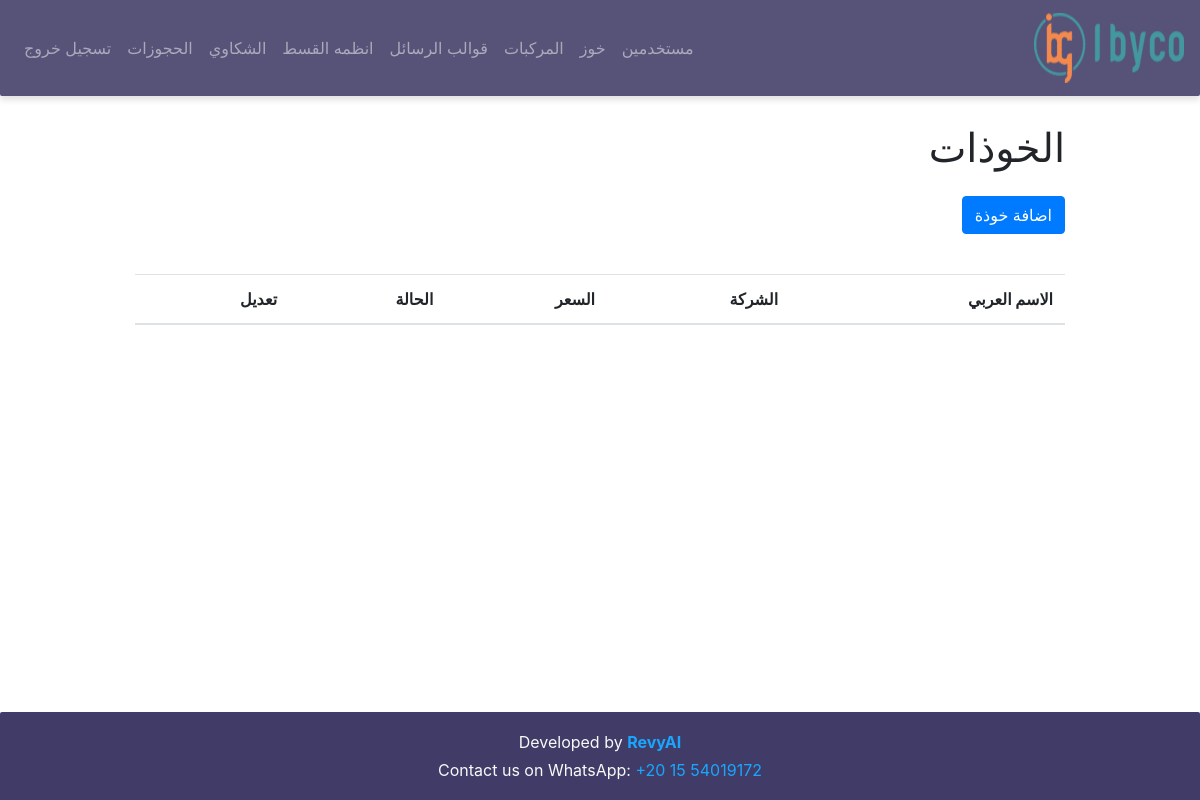
/helmets (signed in), run on an earlier commit of the app's database.
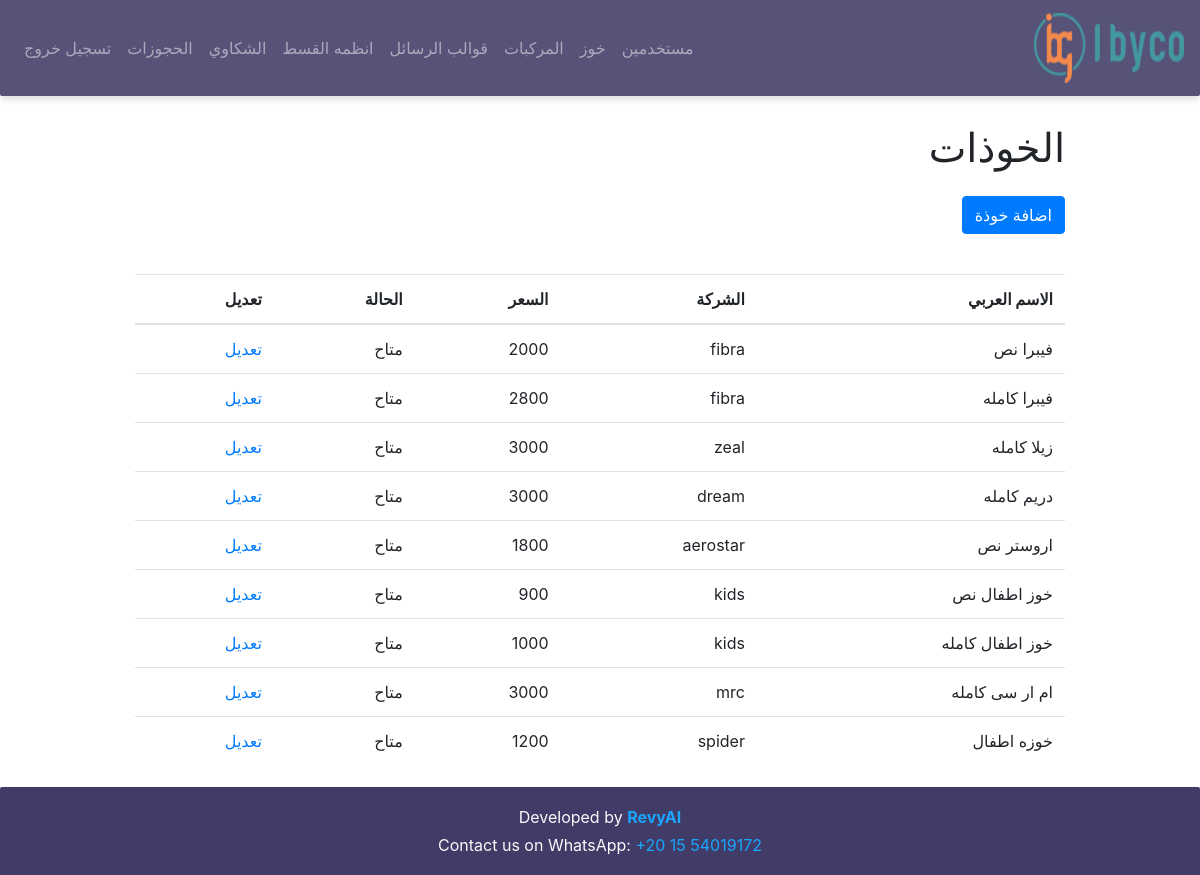
And on a later commit of the database.
### models/models.py (models this page shows)
class Helmets(db.Model):
    __tablename__ = "helmets"
    id = db.Column(db.Integer, primary_key=True)
    english_name = db.Column(db.String(40))
    arabic_name = db.Column(db.String(40))
    company = db.Column(db.String(40))
    price = db.Column(db.Integer)
    helmet_type = db.Column(db.String(40))
    colors = db.Column(db.String(100))
    notes = db.Column(db.String(100))
    is_available = db.Column(db.Boolean, default=True)
    status = db.Column(db.String(40)) # (new or used)
    img_url = db.Column(db.String(200))

### app.py (the view)
@app.route('/helmets')
@login_required
def helmets():
    helmets_list = HelmetServices.get_helmets()
    return render_template("helmets.html", helmets=helmets_list)

### app.py (called while the page is built)
@login_manager.user_loader
def load_user(user_id):
    return Users.query.get(int(user_id))

### dashboard_services/helmet_services.py (called while the page is built)
    @staticmethod
    def get_helmets():
        return Helmets.query.all()

### templates/helmets.html (shortened to what this page needs)
{% extends 'base.html' %}
{% block content %}
<h1 class="mt-4">الخوذات</h1>
<a class="btn btn-primary mt-3 mb-3" href="{{ url_for('new_helmet') }}">
اضافة خوذة
</a>
<table class="table mt-4">
<thead>
<tr>
<th>الاسم العربي</th>
<th>الشركة</th>
<th>السعر</th>
<th>الحالة</th>
<th>تعديل</th>
</tr>
</thead>
<tbody>
{% for helmet in helmets %}
<tr>
<td>{{ helmet.arabic_name }}</td>
<td>{{ helmet.company }}</td>
<td>{{ helmet.price }}</td>
<td>{{ helmet.status }}</td>
<td>
<a href="{{ url_for('edit_helmet', helmet_id=helmet.id) }}">
تعديل
</a>
</td>
</tr>
{% endfor %}
</tbody>
</table>
{% endblock %}

### templates/base.html (shortened to what this page needs)
<!DOCTYPE html>
<html lang="ar" dir="rtl">
<head>
    <link rel="stylesheet" href="{{ url_for('static', filename='css/bootstrap.min.css') }}">
</head>
<body>
<nav class="navbar navbar-expand-md navbar-dark bg-dark fixed-top">
    <a class="navbar-brand" href="#"><img src="{{ url_for('static', filename='images/logo-150x58.png') }}" alt="Dental Clinic" width="150" height="70"></a>
    <div class="collapse navbar-collapse" id="navbarNav">
        <ul class="navbar-nav ml-auto">
            {% if current_user.is_authenticated %}
                <li class="nav-item">
                    <a class="nav-link" href="{{ url_for('users') }}">مستخدمين</a>
                </li>
                <li class="nav-item">
                    <a class="nav-link" href="{{ url_for('helmets') }}">خوز</a>
                </li>
                <li class="nav-item">
                    <a class="nav-link" href="{{ url_for('motors') }}">المركبات</a>
                </li>
                <li class="nav-item">
                    <a class="nav-link" href="{{ url_for('followup_templates') }}">قوالب الرسائل</a>
                </li>
                <li class="nav-item">
                    <a class="nav-link" href="{{ url_for('instalments') }}">انظمه القسط</a>
                </li>
                <li class="nav-item">
                    <a class="nav-link" href="{{ url_for('complaints') }}">الشكاوي</a>
                </li>
                <li class="nav-item">
                    <a class="nav-link" href="{{ url_for('bookings') }}">الحجوزات</a>
                </li>
            {% endif %}
            {% if current_user.is_authenticated %}
                <li class="nav-item">
                    <a class="nav-link" href="{{ url_for('logout') }}">تسجيل خروج</a>
                </li>
            {% else %}
                <li class="nav-item">
                    <a class="nav-link" href="{{ url_for('index') }}">تسجيل دخول</a>
                </li>
            {% endif %}
        </ul>
    </div>
</nav>
<div class="container content" style="padding-top: 100px">
    {% with messages = get_flashed_messages(with_categories=true) %}
        <div class="alert-container" style="padding-top: 100px">
        </div>
    {% endwith %}
    {% block content %}{% endblock %}
</div>
<footer class="footer bg-dark text-light">
    <div class="container text-center py-2">
        <p class="mb-1">Developed by <strong><a  target="_blank" href="https://revyai.tech/">RevyAI</a></strong></p>
        <p class="mb-0">Contact us on WhatsApp:
            <a href="https://wa.me/201554019172"   target="_blank">
                +20 15 54019172
            </a>
        </p>    </div>
</footer>
</body>
</html>

### templates/base.html (style rules this page uses)
html, body { height: 100%; margin: 0; display: flex; flex-direction: column; }
.container { max-width: 960px; margin: 0 auto; padding-top: 100px; }
.content { flex: 1; }
.alert-container { position: fixed; top: 0; right: 0; left: 0; z-index: 1000; text-align: center; padding: 10px; }
.navbar { opacity: 0.8; background-color: #2D2757 !important; box-shadow: 0 4px 6px rgba(0, 0, 0, .15); border-radius: 0px 0px 2px 2px; }
.footer { opacity: 0.9; background-color: #2D2757 !important; box-shadow: 0 4px 6px rgba(0, 0, 0, .15); border-radius: 2px 2px 0 0; padding: 10px 0; text-align: center; margin-top: 6px; min-width: 100% !important; }
.footer a { color: #009dff; text-decoration: none; }

What changed in the data, as far as the page shows it:
added Helmets: arabic_name "فيبرا نص", company "fibra", price "2000", status "متاح"
added Helmets: arabic_name "فيبرا كامله", company "fibra", price "2800", status "متاح"
added Helmets: arabic_name "زيلا كامله", company "zeal", price "3000", status "متاح"
added Helmets: arabic_name "دريم كامله", company "dream", price "3000", status "متاح"
added Helmets: arabic_name "اروستر نص", company "aerostar", price "1800", status "متاح"
added Helmets: arabic_name "خوز اطفال نص", company "kids", price "900", status "متاح"
added Helmets: arabic_name "خوز اطفال كامله", company "kids", price "1000", status "متاح"
added Helmets: arabic_name "ام ار سى كامله", company "mrc", price "3000", status "متاح"
added Helmets: arabic_name "خوزه اطفال", company "spider", price "1200", status "متاح"
